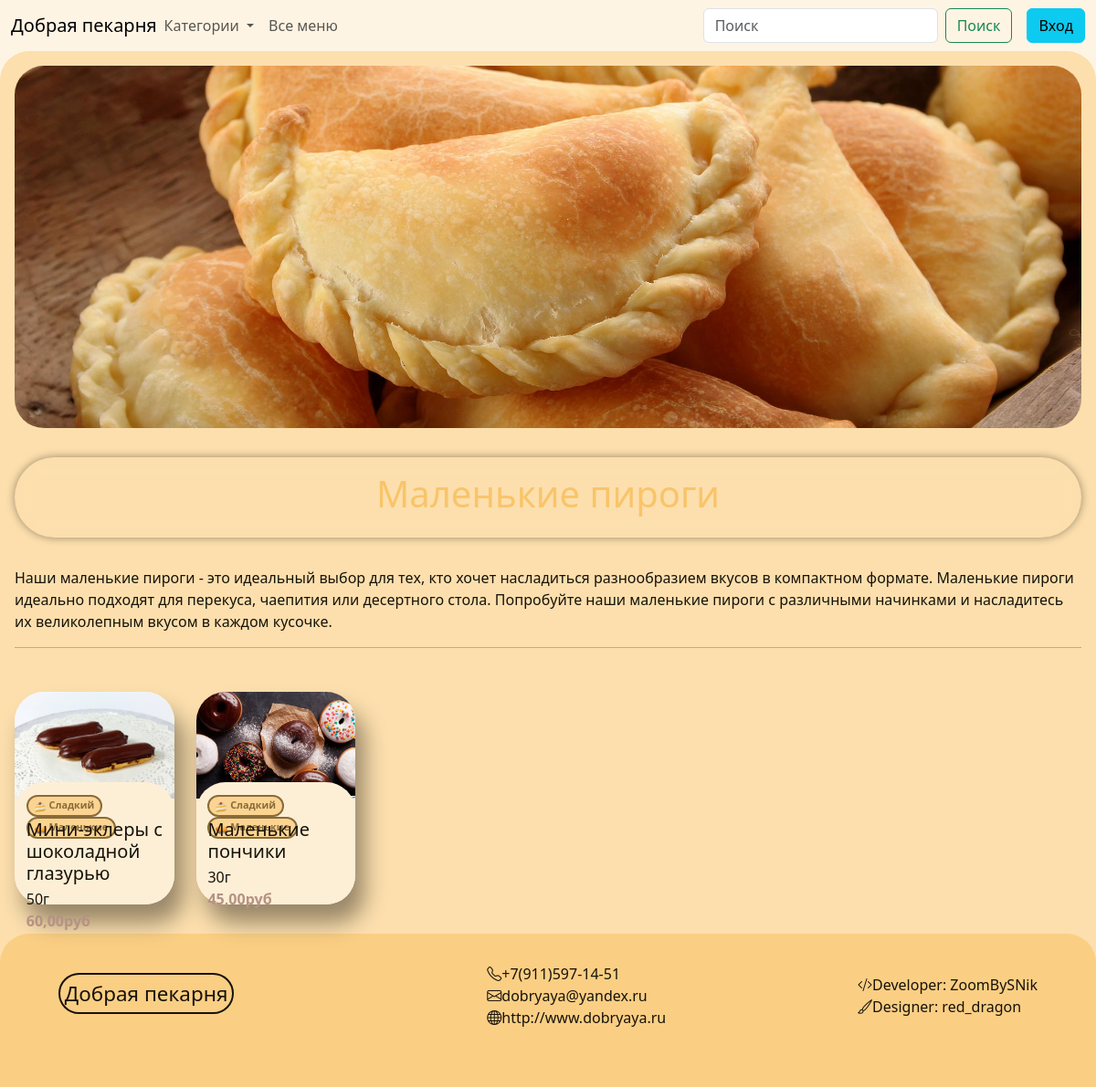
The page /topic/6/ on the database its author committed.
### products/models.py (models this page shows, shortened)
class Tag(models.Model):
    title = models.CharField(max_length=64, null=False, blank=False, verbose_name='Наименование для тега')
    title_for_topic = models.CharField(max_length=64, null=True, blank=True, verbose_name='Наименование')
    description = models.TextField(null=True, blank=True, verbose_name='Описание')
    board_image = models.ImageField(null=True, blank=True, upload_to='tags_img/board')
    icon_image = models.ImageField(null=True, blank=True, upload_to='tags_img/icon')
    class Meta:
        verbose_name = 'Тег'
        verbose_name_plural = 'Теги'

class Product(models.Model):
    title = models.CharField(max_length=64, null=False, blank=False, verbose_name='Наименование')
    description = models.TextField(verbose_name='Описание')
    weight = models.IntegerField(null=False, blank=False, verbose_name='Вес (гр.)')
    image = models.ImageField(null=True, blank=True, upload_to='products_img/')
    class Meta:
        verbose_name = 'Продукт'
        verbose_name_plural = 'Продукты'

class TagAndProduct(models.Model):
    product = models.ForeignKey('Product', on_delete=models.CASCADE, null=False, blank=False, verbose_name='Продукт')
    tag = models.ForeignKey('Tag', on_delete=models.CASCADE, null=False, blank=False, verbose_name='Тег')
    class Meta:
        verbose_name = 'Тег и продукт'
        verbose_name_plural = 'Теги и продукты'
        unique_together = ('product', 'tag')

### pages/views.py (the view)
# urls.py: path('topic/<int:topic_id>/', views.topic, name='topic'),
def topic(request, topic_id):
    topic = get_object_or_404(Tag, id=topic_id)
    orders = get_popular(None).annotate(price=F('pricelistposition__price'))
    orders = orders.filter(tagandproduct__tag__id=topic.id)
    topics = Tag.objects.all()
    response = {
        'orders': orders,
        'topic': topic,
    }
    response = response | context_for_navbar(request)
    return render(request, "products/topic_list.html", response)

### pages/views.py (called while the page is built)
def get_popular(count):
    popular_products = Product.objects.annotate(
        total_orders=Count('pricelistposition__orderposition__order', distinct=True)
    ).order_by('-total_orders')[:count]
    latest_price_list_id = PriceList.objects.aggregate(latest_id=Max('id'))['latest_id']
    latest_prices = PriceListPosition.objects.filter(price_list_id=latest_price_list_id).select_related('product')
    for product in popular_products:
        product.latest_price = latest_prices.get(product=product).price
    return popular_products

def context_for_navbar(request):
    cart = request.COOKIES.get('cart', '')
    topics = Tag.objects.all()
    orders_for_check = Order.objects.filter(customer=request.user.id)
    return {'cart': cart, 'topics': topics, 'orders_for_check': orders_for_check}

### pages/templates/products/topic_list.html (shortened to what this page needs)
{% extends 'base.html' %}
{% block content %}
<div class="row expanding-div">
    <div class="col-12" style="aspect-ratio: 3/1; text-align: center">
        <img src="{{ MEDIA_URL }}{{ topic.board_image.url}}" class="d-block w-100 img-in-topic">
        <div class="for-text-in-topic">
            <h1 class="text-in-topic">{{ topic.title_for_topic }}</h1>
        </div>
    </div>
    <div class="col-12">
        <p>{{ topic.description }}</p>
        <hr>
    </div>
    <div>
        {% include 'objects/card.html' with orders=orders %}
    </div>
</div>
{% endblock %}

### pages/templates/objects/card.html (shortened to what this page needs)
{% block content %}
    <div class="row row-cols-lg-6 row-cols-md-3 row-cols-sm-2">
        {% for item in orders %}
            <div class="col" style="margin-top: 2em">
                <div class="card custom-card" onclick="location.href='/';">
                    <div style="height: 50%;">
                        <img src="{{ MEDIA_URL }}{{ item.image.url }}" class="card-img-top">
                    </div>
                    <div class="card-body custom-card-body">
                        <div style="height: 6%; font-size: 0.9em">
                            {% for tagandproduct in item.tagandproduct_set.all|slice:":2" %}
                                <a class="badge rounded-pill text-bg custom-tag" style="height: 2.2em;" href="{% url 'topic' tagandproduct.tag.id %}">
                                        <img src="{{ MEDIA_URL }}{{ tagandproduct.tag.icon_image.url }}" class="tag-img">
                                        {{ tagandproduct.tag.title }}
                                    </a>
                            {% endfor %}
                        </div>
                        <div style="height: 60%">
                            <h5 style="margin-bottom: 0.2em; margin-top: 1em">{{ item.title }}</h5>
                            {{ item.weight }}г
                            <div style="color: #b59285; font-weight: bold">{{ item.price }}руб</div>
                        </div>
                        <div class="text-end" style="height: 40%">
                        </div>
                    </div>
                </div>
            </div>
        {% endfor %}
    </div>
{% endblock content %}

### pages/templates/objects/card.html (style rules this page uses)
.custom-card-body { height: 50%; padding: 0.8em; margin-top: -10%; border-radius: 2em; background: #fdefd6; }
.custom-card { height: auto; border-radius: 2em; aspect-ratio: 3/4; background: #fdefd6; border-style: none; box-shadow: 10px 20px 25px rgba(0, 0, 0, 0.4); }
.card-img-top { width: 100%; height: 100%; object-fit: cover; border-top-left-radius: 2em; border-top-right-radius: 2em; }
.tag-img { width: 1.2em; height: 1.2em; }
.custom-tag { border-style: solid; border-width: .2em; border-color: #886b39; background: #fbd492; color: #886b39; margin-right: 0.1em; text-decoration: none; }

### pages/templates/products/topic_list.html (style rules this page uses)
.expanding-div { display: inline-flex; margin-bottom: 2em; }
.img-in-topic { width: 100%; height: 100%; object-fit: cover; border-radius: 2rem; }
.text-in-topic { background-color: transparent; mix-blend-mode: difference; color: #f9c469; }
.for-text-in-topic { display: flow; padding: 1em; min-width: 10px; background-color: transparent; transition: background-color 0.3s ease-in-out; backdrop-filter: blur(10px); border-radius: 1000px; box-shadow: 0 0 10px rgba(0, 0, 0, 0.4); margin-top: 2em; margin-bottom: 2em; }

### pages/templates/base.html (style rules this page uses)
* { color: #17120a; }

### rows shown on the page
Tag: board_image (picture), title_for_topic "Маленькие пироги", description "Наши маленькие пироги - это идеальный выбор для тех, кто хочет насладиться разнообразием вкусов в компактном формате. Маленькие пироги идеально подходят для перекуса, чаепития или десертного стола. Попробуйте наши маленькие пироги с различными начинками и насладитесь их великолепным вкусом в каждом кусочке."
Product: image (picture), title "Мини-эклеры с шоколадной глазурью", weight "50", price "60,00"
TagAndProduct: tag.icon_image (picture), tag "Сладкий"
TagAndProduct: tag.icon_image (picture), tag "Маленькие"
Product: image (picture), title "Маленькие пончики", weight "30", price "45,00"
TagAndProduct: tag.icon_image (picture), tag "Сладкий"
TagAndProduct: tag.icon_image (picture), tag "Маленькие"
